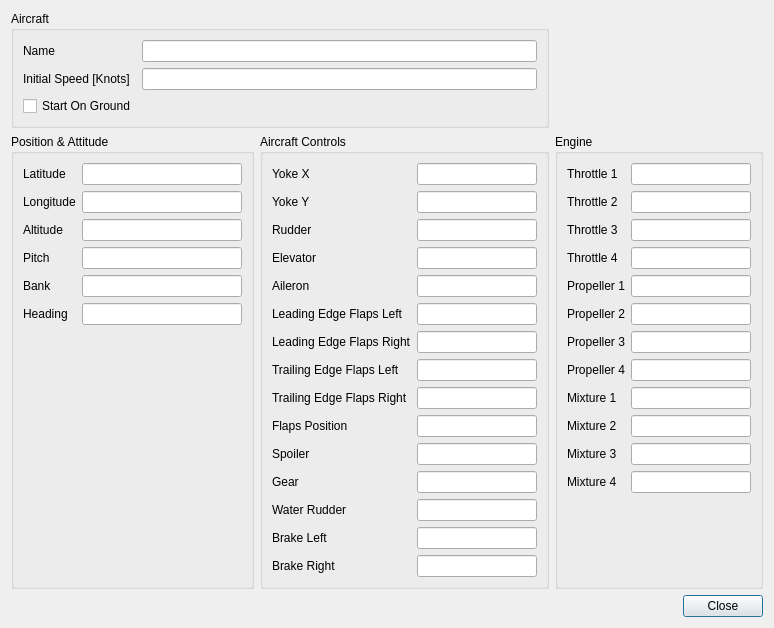
<?xml version="1.0" encoding="UTF-8"?>
<ui version="4.0">
 <class>SimulationVariablesDialog</class>
 <widget class="QDialog" name="SimulationVariablesDialog">
  <property name="geometry">
   <rect>
    <x>0</x>
    <y>0</y>
    <width>744</width>
    <height>628</height>
   </rect>
  </property>
  <property name="windowTitle">
   <string>Simulation Variables</string>
  </property>
  <layout class="QGridLayout" name="gridLayout">
   <item row="0" column="0" colspan="2">
    <widget class="QGroupBox" name="groupBox_4">
     <property name="minimumSize">
      <size>
       <width>512</width>
       <height>0</height>
      </size>
     </property>
     <property name="title">
      <string>Aircraft</string>
     </property>
     <layout class="QGridLayout" name="gridLayout_4">
      <item row="3" column="0">
       <widget class="QCheckBox" name="startOnGroundCheckBox">
        <property name="text">
         <string>Start On Ground</string>
        </property>
        <property name="checkable">
         <bool>false</bool>
        </property>
       </widget>
      </item>
      <item row="1" column="1">
       <widget class="QLineEdit" name="nameLineEdit">
        <property name="minimumSize">
         <size>
          <width>120</width>
          <height>0</height>
         </size>
        </property>
        <property name="readOnly">
         <bool>true</bool>
        </property>
       </widget>
      </item>
      <item row="2" column="1">
       <widget class="QLineEdit" name="initialAirspeedLineEdit">
        <property name="readOnly">
         <bool>true</bool>
        </property>
       </widget>
      </item>
      <item row="1" column="0">
       <widget class="QLabel" name="label_5">
        <property name="text">
         <string>Name</string>
        </property>
       </widget>
      </item>
      <item row="2" column="0">
       <widget class="QLabel" name="label_24">
        <property name="text">
         <string>Initial Speed [Knots]</string>
        </property>
       </widget>
      </item>
     </layout>
    </widget>
   </item>
   <item row="1" column="1">
    <spacer name="verticalSpacer">
     <property name="orientation">
      <enum>Qt::Vertical</enum>
     </property>
     <property name="sizeHint" stdset="0">
      <size>
       <width>20</width>
       <height>40</height>
      </size>
     </property>
    </spacer>
   </item>
   <item row="2" column="0">
    <widget class="QGroupBox" name="groupBox_5">
     <property name="minimumSize">
      <size>
       <width>0</width>
       <height>0</height>
      </size>
     </property>
     <property name="title">
      <string>Position &amp;&amp; Attitude</string>
     </property>
     <layout class="QFormLayout" name="formLayout_4">
      <item row="0" column="0">
       <widget class="QLabel" name="label_9">
        <property name="text">
         <string>Latitude</string>
        </property>
       </widget>
      </item>
      <item row="0" column="1">
       <widget class="QLineEdit" name="latitudeLineEdit">
        <property name="minimumSize">
         <size>
          <width>160</width>
          <height>0</height>
         </size>
        </property>
        <property name="readOnly">
         <bool>true</bool>
        </property>
       </widget>
      </item>
      <item row="1" column="0">
       <widget class="QLabel" name="label_10">
        <property name="text">
         <string>Longitude</string>
        </property>
       </widget>
      </item>
      <item row="1" column="1">
       <widget class="QLineEdit" name="longitudeLineEdit">
        <property name="readOnly">
         <bool>true</bool>
        </property>
       </widget>
      </item>
      <item row="2" column="0">
       <widget class="QLabel" name="label_11">
        <property name="text">
         <string>Altitude</string>
        </property>
       </widget>
      </item>
      <item row="2" column="1">
       <widget class="QLineEdit" name="altitudeLineEdit">
        <property name="readOnly">
         <bool>true</bool>
        </property>
       </widget>
      </item>
      <item row="3" column="0">
       <widget class="QLabel" name="label_25">
        <property name="text">
         <string>Pitch</string>
        </property>
       </widget>
      </item>
      <item row="3" column="1">
       <widget class="QLineEdit" name="pitchLineEdit">
        <property name="readOnly">
         <bool>true</bool>
        </property>
       </widget>
      </item>
      <item row="4" column="0">
       <widget class="QLabel" name="label_26">
        <property name="text">
         <string>Bank</string>
        </property>
       </widget>
      </item>
      <item row="4" column="1">
       <widget class="QLineEdit" name="bankLineEdit">
        <property name="readOnly">
         <bool>true</bool>
        </property>
       </widget>
      </item>
      <item row="5" column="0">
       <widget class="QLabel" name="label_27">
        <property name="text">
         <string>Heading</string>
        </property>
       </widget>
      </item>
      <item row="5" column="1">
       <widget class="QLineEdit" name="headingLineEdit">
        <property name="readOnly">
         <bool>true</bool>
        </property>
       </widget>
      </item>
     </layout>
    </widget>
   </item>
   <item row="2" column="1">
    <widget class="QGroupBox" name="groupBox_7">
     <property name="minimumSize">
      <size>
       <width>0</width>
       <height>0</height>
      </size>
     </property>
     <property name="title">
      <string>Aircraft Controls</string>
     </property>
     <layout class="QFormLayout" name="formLayout_2">
      <item row="0" column="0">
       <widget class="QLabel" name="label_28">
        <property name="text">
         <string>Yoke X</string>
        </property>
       </widget>
      </item>
      <item row="0" column="1">
       <widget class="QLineEdit" name="yokeXLineEdit">
        <property name="minimumSize">
         <size>
          <width>80</width>
          <height>0</height>
         </size>
        </property>
        <property name="readOnly">
         <bool>true</bool>
        </property>
       </widget>
      </item>
      <item row="1" column="0">
       <widget class="QLabel" name="label_29">
        <property name="text">
         <string>Yoke Y</string>
        </property>
       </widget>
      </item>
      <item row="1" column="1">
       <widget class="QLineEdit" name="yokeYLineEdit">
        <property name="minimumSize">
         <size>
          <width>120</width>
          <height>0</height>
         </size>
        </property>
        <property name="readOnly">
         <bool>true</bool>
        </property>
       </widget>
      </item>
      <item row="2" column="0">
       <widget class="QLabel" name="label_30">
        <property name="text">
         <string>Rudder</string>
        </property>
       </widget>
      </item>
      <item row="2" column="1">
       <widget class="QLineEdit" name="rudderLineEdit">
        <property name="minimumSize">
         <size>
          <width>120</width>
          <height>0</height>
         </size>
        </property>
        <property name="readOnly">
         <bool>true</bool>
        </property>
       </widget>
      </item>
      <item row="3" column="0">
       <widget class="QLabel" name="label_31">
        <property name="text">
         <string>Elevator</string>
        </property>
       </widget>
      </item>
      <item row="3" column="1">
       <widget class="QLineEdit" name="elevatorLineEdit">
        <property name="minimumSize">
         <size>
          <width>120</width>
          <height>0</height>
         </size>
        </property>
        <property name="readOnly">
         <bool>true</bool>
        </property>
       </widget>
      </item>
      <item row="4" column="0">
       <widget class="QLabel" name="label_32">
        <property name="text">
         <string>Aileron</string>
        </property>
       </widget>
      </item>
      <item row="4" column="1">
       <widget class="QLineEdit" name="aileronLineEdit">
        <property name="minimumSize">
         <size>
          <width>120</width>
          <height>0</height>
         </size>
        </property>
        <property name="readOnly">
         <bool>true</bool>
        </property>
       </widget>
      </item>
      <item row="5" column="0">
       <widget class="QLabel" name="label_40">
        <property name="text">
         <string>Leading Edge Flaps Left</string>
        </property>
       </widget>
      </item>
      <item row="5" column="1">
       <widget class="QLineEdit" name="leadingEdgeFlapsLeftLineEdit">
        <property name="minimumSize">
         <size>
          <width>120</width>
          <height>0</height>
         </size>
        </property>
        <property name="readOnly">
         <bool>true</bool>
        </property>
       </widget>
      </item>
      <item row="6" column="0">
       <widget class="QLabel" name="label_41">
        <property name="text">
         <string>Leading Edge Flaps Right</string>
        </property>
       </widget>
      </item>
      <item row="6" column="1">
       <widget class="QLineEdit" name="leadingEdgeFlapsRightLineEdit">
        <property name="minimumSize">
         <size>
          <width>120</width>
          <height>0</height>
         </size>
        </property>
        <property name="readOnly">
         <bool>true</bool>
        </property>
       </widget>
      </item>
      <item row="7" column="0">
       <widget class="QLabel" name="label_42">
        <property name="text">
         <string>Trailing Edge Flaps Left</string>
        </property>
       </widget>
      </item>
      <item row="7" column="1">
       <widget class="QLineEdit" name="trailingEdgeFlapsLeftLineEdit">
        <property name="minimumSize">
         <size>
          <width>120</width>
          <height>0</height>
         </size>
        </property>
        <property name="readOnly">
         <bool>true</bool>
        </property>
       </widget>
      </item>
      <item row="8" column="0">
       <widget class="QLabel" name="label_43">
        <property name="text">
         <string>Trailing Edge Flaps Right</string>
        </property>
       </widget>
      </item>
      <item row="8" column="1">
       <widget class="QLineEdit" name="trailingEdgeFlapsRightLinEdit">
        <property name="minimumSize">
         <size>
          <width>120</width>
          <height>0</height>
         </size>
        </property>
        <property name="readOnly">
         <bool>true</bool>
        </property>
       </widget>
      </item>
      <item row="9" column="0">
       <widget class="QLabel" name="label_38">
        <property name="text">
         <string>Flaps Position</string>
        </property>
       </widget>
      </item>
      <item row="9" column="1">
       <widget class="QLineEdit" name="flapsPositionLineEdit">
        <property name="minimumSize">
         <size>
          <width>120</width>
          <height>0</height>
         </size>
        </property>
        <property name="readOnly">
         <bool>true</bool>
        </property>
       </widget>
      </item>
      <item row="10" column="0">
       <widget class="QLabel" name="label_37">
        <property name="text">
         <string>Spoiler</string>
        </property>
       </widget>
      </item>
      <item row="10" column="1">
       <widget class="QLineEdit" name="spoilerLineEdit">
        <property name="minimumSize">
         <size>
          <width>120</width>
          <height>0</height>
         </size>
        </property>
        <property name="readOnly">
         <bool>true</bool>
        </property>
       </widget>
      </item>
      <item row="11" column="0">
       <widget class="QLabel" name="label_39">
        <property name="text">
         <string>Gear</string>
        </property>
       </widget>
      </item>
      <item row="11" column="1">
       <widget class="QLineEdit" name="gearLineEdit">
        <property name="minimumSize">
         <size>
          <width>120</width>
          <height>0</height>
         </size>
        </property>
        <property name="readOnly">
         <bool>true</bool>
        </property>
       </widget>
      </item>
      <item row="12" column="0">
       <widget class="QLabel" name="label_44">
        <property name="text">
         <string>Water Rudder</string>
        </property>
       </widget>
      </item>
      <item row="12" column="1">
       <widget class="QLineEdit" name="waterRudderLineEdit">
        <property name="minimumSize">
         <size>
          <width>120</width>
          <height>0</height>
         </size>
        </property>
        <property name="readOnly">
         <bool>true</bool>
        </property>
       </widget>
      </item>
      <item row="13" column="0">
       <widget class="QLabel" name="label_45">
        <property name="text">
         <string>Brake Left</string>
        </property>
       </widget>
      </item>
      <item row="13" column="1">
       <widget class="QLineEdit" name="brakeLeftLineEdit">
        <property name="minimumSize">
         <size>
          <width>120</width>
          <height>0</height>
         </size>
        </property>
        <property name="readOnly">
         <bool>true</bool>
        </property>
       </widget>
      </item>
      <item row="14" column="0">
       <widget class="QLabel" name="label_46">
        <property name="text">
         <string>Brake Right</string>
        </property>
       </widget>
      </item>
      <item row="14" column="1">
       <widget class="QLineEdit" name="brakeRightLineEdit">
        <property name="minimumSize">
         <size>
          <width>120</width>
          <height>0</height>
         </size>
        </property>
        <property name="readOnly">
         <bool>true</bool>
        </property>
       </widget>
      </item>
     </layout>
    </widget>
   </item>
   <item row="2" column="2">
    <widget class="QGroupBox" name="groupBox">
     <property name="minimumSize">
      <size>
       <width>0</width>
       <height>0</height>
      </size>
     </property>
     <property name="title">
      <string>Engine</string>
     </property>
     <layout class="QFormLayout" name="formLayout">
      <item row="0" column="0">
       <widget class="QLabel" name="label_33">
        <property name="text">
         <string>Throttle 1</string>
        </property>
       </widget>
      </item>
      <item row="0" column="1">
       <widget class="QLineEdit" name="throttle1LineEdit">
        <property name="minimumSize">
         <size>
          <width>80</width>
          <height>0</height>
         </size>
        </property>
        <property name="readOnly">
         <bool>true</bool>
        </property>
       </widget>
      </item>
      <item row="1" column="0">
       <widget class="QLabel" name="label_34">
        <property name="text">
         <string>Throttle 2</string>
        </property>
       </widget>
      </item>
      <item row="1" column="1">
       <widget class="QLineEdit" name="throttle2LineEdit">
        <property name="minimumSize">
         <size>
          <width>120</width>
          <height>0</height>
         </size>
        </property>
        <property name="readOnly">
         <bool>true</bool>
        </property>
       </widget>
      </item>
      <item row="2" column="0">
       <widget class="QLabel" name="label_35">
        <property name="text">
         <string>Throttle 3</string>
        </property>
       </widget>
      </item>
      <item row="2" column="1">
       <widget class="QLineEdit" name="throttle3LineEdit">
        <property name="minimumSize">
         <size>
          <width>120</width>
          <height>0</height>
         </size>
        </property>
        <property name="readOnly">
         <bool>true</bool>
        </property>
       </widget>
      </item>
      <item row="3" column="0">
       <widget class="QLabel" name="label_36">
        <property name="text">
         <string>Throttle 4</string>
        </property>
       </widget>
      </item>
      <item row="3" column="1">
       <widget class="QLineEdit" name="throttle4LineEdit">
        <property name="minimumSize">
         <size>
          <width>120</width>
          <height>0</height>
         </size>
        </property>
        <property name="readOnly">
         <bool>true</bool>
        </property>
       </widget>
      </item>
      <item row="4" column="0">
       <widget class="QLabel" name="label_47">
        <property name="text">
         <string>Propeller 1</string>
        </property>
       </widget>
      </item>
      <item row="4" column="1">
       <widget class="QLineEdit" name="propeller1LineEdit">
        <property name="minimumSize">
         <size>
          <width>120</width>
          <height>0</height>
         </size>
        </property>
        <property name="readOnly">
         <bool>true</bool>
        </property>
       </widget>
      </item>
      <item row="5" column="0">
       <widget class="QLabel" name="label_48">
        <property name="text">
         <string>Propeller 2</string>
        </property>
       </widget>
      </item>
      <item row="5" column="1">
       <widget class="QLineEdit" name="propeller2LineEdit">
        <property name="minimumSize">
         <size>
          <width>120</width>
          <height>0</height>
         </size>
        </property>
        <property name="readOnly">
         <bool>true</bool>
        </property>
       </widget>
      </item>
      <item row="6" column="0">
       <widget class="QLabel" name="label_49">
        <property name="text">
         <string>Propeller 3</string>
        </property>
       </widget>
      </item>
      <item row="6" column="1">
       <widget class="QLineEdit" name="propeller3LineEdit">
        <property name="minimumSize">
         <size>
          <width>120</width>
          <height>0</height>
         </size>
        </property>
        <property name="readOnly">
         <bool>true</bool>
        </property>
       </widget>
      </item>
      <item row="7" column="0">
       <widget class="QLabel" name="label_50">
        <property name="text">
         <string>Propeller 4</string>
        </property>
       </widget>
      </item>
      <item row="7" column="1">
       <widget class="QLineEdit" name="propeller4LineEdit">
        <property name="minimumSize">
         <size>
          <width>120</width>
          <height>0</height>
         </size>
        </property>
        <property name="readOnly">
         <bool>true</bool>
        </property>
       </widget>
      </item>
      <item row="8" column="0">
       <widget class="QLabel" name="label_51">
        <property name="text">
         <string>Mixture 1</string>
        </property>
       </widget>
      </item>
      <item row="8" column="1">
       <widget class="QLineEdit" name="mixture1LineEdit">
        <property name="minimumSize">
         <size>
          <width>120</width>
          <height>0</height>
         </size>
        </property>
        <property name="readOnly">
         <bool>true</bool>
        </property>
       </widget>
      </item>
      <item row="9" column="0">
       <widget class="QLabel" name="label_52">
        <property name="text">
         <string>Mixture 2</string>
        </property>
       </widget>
      </item>
      <item row="9" column="1">
       <widget class="QLineEdit" name="mixture2LineEdit">
        <property name="minimumSize">
         <size>
          <width>120</width>
          <height>0</height>
         </size>
        </property>
        <property name="readOnly">
         <bool>true</bool>
        </property>
       </widget>
      </item>
      <item row="10" column="0">
       <widget class="QLabel" name="label_53">
        <property name="text">
         <string>Mixture 3</string>
        </property>
       </widget>
      </item>
      <item row="10" column="1">
       <widget class="QLineEdit" name="mixture3LineEdit">
        <property name="minimumSize">
         <size>
          <width>120</width>
          <height>0</height>
         </size>
        </property>
        <property name="readOnly">
         <bool>true</bool>
        </property>
       </widget>
      </item>
      <item row="11" column="0">
       <widget class="QLabel" name="label_54">
        <property name="text">
         <string>Mixture 4</string>
        </property>
       </widget>
      </item>
      <item row="11" column="1">
       <widget class="QLineEdit" name="mixture4LineEdit">
        <property name="minimumSize">
         <size>
          <width>120</width>
          <height>0</height>
         </size>
        </property>
        <property name="readOnly">
         <bool>true</bool>
        </property>
       </widget>
      </item>
     </layout>
    </widget>
   </item>
   <item row="3" column="2">
    <widget class="QDialogButtonBox" name="buttonBox">
     <property name="orientation">
      <enum>Qt::Horizontal</enum>
     </property>
     <property name="standardButtons">
      <set>QDialogButtonBox::Close</set>
     </property>
    </widget>
   </item>
  </layout>
 </widget>
 <resources/>
 <connections>
  <connection>
   <sender>buttonBox</sender>
   <signal>accepted()</signal>
   <receiver>SimulationVariablesDialog</receiver>
   <slot>accept()</slot>
   <hints>
    <hint type="sourcelabel">
     <x>248</x>
     <y>254</y>
    </hint>
    <hint type="destinationlabel">
     <x>157</x>
     <y>274</y>
    </hint>
   </hints>
  </connection>
  <connection>
   <sender>buttonBox</sender>
   <signal>rejected()</signal>
   <receiver>SimulationVariablesDialog</receiver>
   <slot>reject()</slot>
   <hints>
    <hint type="sourcelabel">
     <x>316</x>
     <y>260</y>
    </hint>
    <hint type="destinationlabel">
     <x>286</x>
     <y>274</y>
    </hint>
   </hints>
  </connection>
 </connections>
</ui>
